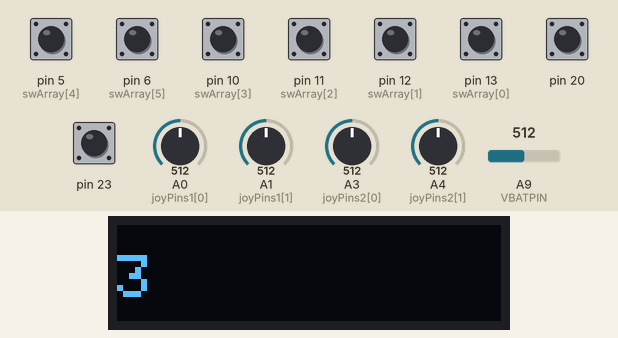
This program was run on a simulated Arduino Leonardo, built with avr-gcc and run on an emulated ATmega32U4. Shown: 128×32 one-colour display. Inputs (shaded band) come from the test bench; at power-on: pin 5 (swArray[4]), pin 6 (swArray[5]), pin 10 (swArray[3]), pin 11 (swArray[2]), pin 12 (swArray[1]), pin 13 (swArray[0]), pin 20, pin 23 HIGH, A9 (VBATPIN) = 512, A0 (joyPins1[0]) = 512, A1 (joyPins1[1]) = 512, A3 (joyPins2[0]) = 512, A4 (joyPins2[1]) = 512. USB keyboard and mouse output is not drawn.

Above: at 1.2 s.
1.3 s: A9 (VBATPIN) set to 716
At 2.0 s:
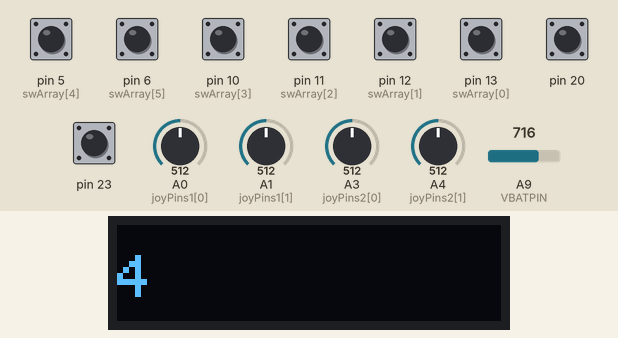
2.8 s: A9 (VBATPIN) set to 992
At 4.0 s:
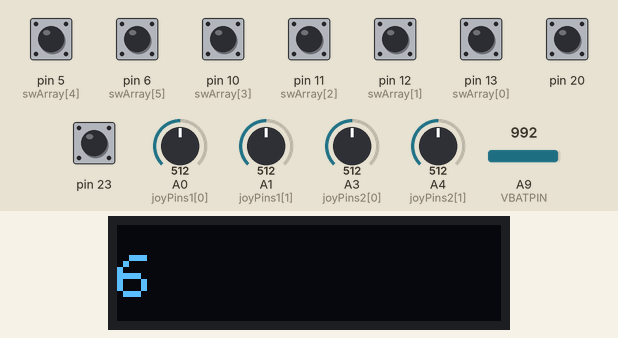
4.3 s: A9 (VBATPIN) set to 306
At 5.2 s:
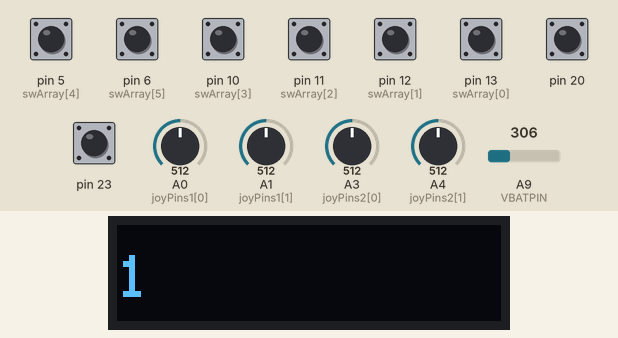
Timing chart, 0 to 7.3 s (numbered marks = the images above; inputs shaded):
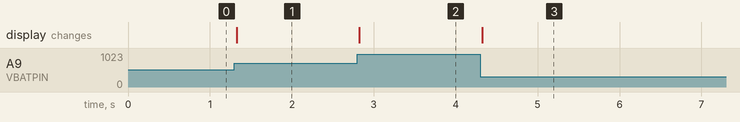

The program:

main.cpp
```cpp
#include "header.h"
#include "debounce.h"
#include "battery.h"
#include "joystick.h"
#include "accelerometer.h"

void setup()
{
  Serial.begin(9600);

  setupKeys();
  checkAllocation();
  setupJoystick();
  setupAccelerometer();
}

void loop()
{
  checkButton();
  Joystick();
  batteryDisplay();
  accelerometer();
}
```

accelerometer.h
```cpp
#ifndef ACCELEROMETER
#define ACCELEROMETER
/**
 * Set up accelerometer.
*/
void setupAccelerometer()
{
  display.clearDisplay();
  lis.setRange(LIS3DH_RANGE_4_G);
  lis.setClick(1, CLICKTHRESHHOLD);
}

/**
 * Check to see if the accelerometer is being moved to trigger an action in Stardew Valley.
*/
void accelerometer()
{
  uint8_t click = lis.getClick();
  if (click & 0x10)
  {
    for (int i = 0; i < 10; i++)
    {
      Keyboard.press('c');
    }
    Keyboard.release('c');
  }
  return;
}

#endif
```

battery.h
```cpp
#ifndef BATTERY
#define BATTERY

/**
 * Calculate battery voltage
 */
int batteryVoltage()
{
  measuredvbat = analogRead(VBATPIN);
  measuredvbat *= 2;   // multiply by 2 due to the voltage divider
  measuredvbat *= 3.3; // multiply by reference voltage
  measuredvbat /= 1024;
  return measuredvbat;
}

/**
 * Setup for the OLED display.
 */
void checkAllocation()
{
  if (!display.begin(SSD1306_SWITCHCAPVCC, 0x3C))
  {
    Serial.println(("SSD1306 allocation failed"));
    for (;;)
      ;
  }
}

/**
 * Display the battery voltage on the OLED display.
 */
void batteryDisplay()
{
  display.clearDisplay();

  display.setTextSize(2);
  display.setTextColor(WHITE);
  display.setCursor(0, 10);
  display.println(batteryVoltage());
  display.display();
}

#endif
```

debounce.h
```cpp
#ifndef DEBOUNCE
#define DEBOUNCE

/**
 * Set up each input pin that is connected to a button
 */
void setupKeys()
{
  for (int i = 0; i < 6; i++)
  {
    pinMode(swArray[i], INPUT_PULLUP);
  }

  Keyboard.begin();
}

/**
 * Read the current state of each switch.
 */
void readButtons()
{
  for (int i = 0; i < 6; i++)
  {
    swReading[i] = digitalRead(swArray[i]);
  }
}

/**
 * If the most recent reading is different from the last reading, start the debounce timer.
 */
void setDebounceTimer()
{
  for (int i = 0; i < 6; i++)
  {
    if (swReading[i] != lastswReading[i])
    {
      // switch the flag for the key to true
      activated[i] = true;
      debounceTimer[i] = millis();
    }
  }
}

/**
 * Check to see if any two keys have been activated if a combo flag isn't already HIGH.
 */
void checkCombo()
{
  if (activated[0] == true && activated[1] == true)
  {
    combo[0] = true;
  }
  else if (activated[2] == true && activated[3] == true)
  {
    combo[1] = true;
  }
  else if (activated[0] == true && activated[2] == true)
  {
    combo[2] = true;
  }
  else if (activated[1] == true && activated[3] == true)
  {
    combo[3] = true;
  }
}

/**
 * Code to debounce all 6 of the buttons
 */
void debounce()
{
  // if a combo flag is high
  if (combo[0] == true || combo[1] == true || combo[2] == true || combo[3] == true)
  {

    // button 1 and button 2 - just debounce button 1 - write 'F'
    if (combo[0] == true)
    {
      if ((millis() - debounceTimer[0]) > debounceThreshold)
      {
        if (swReading[0] != intState[0])
        {
          intState[0] = swReading[0];

          if (intState[0] == HIGH)
          {
            activated[0] = false;
            activated[1] = false;
            combo[0] = false;
            for (int k = 0; k < 10; k++)
            {
              Keyboard.press('f');
            }
          }
        }
      }
    }

    // button 3 and button 4 - just debounce button 3 - write 'Y'
    else if (combo[1] == true)
    {
      if ((millis() - debounceTimer[2]) > debounceThreshold)
      {
        if (swReading[2] != intState[2])
        {
          intState[2] = swReading[2];

          if (intState[2] == HIGH)
          {
            activated[2] = false;
            activated[3] = false;
            combo[1] = false;
            for (int k = 0; k < 10; k++)
            {
              Keyboard.press('y');
            }
          }
        }
      }
    }

    // button 1 and button 3 - just debounce button 1 - write 'Tab'
    else if (combo[2] == true)
    {
      if ((millis() - debounceTimer[0]) > debounceThreshold)
      {
        if (swReading[0] != intState[0])
        {
          intState[0] = swReading[0];

          if (intState[0] == HIGH)
          {
            activated[0] = false;
            activated[2] = false;
            combo[2] = false;
            for (int k = 0; k < 10; k++)
            {
              Keyboard.press(KEY_TAB);
            }
          }
        }
      }
    }

    // button 2 and button 4 - just debounce button 2 - write 'F'
    else if (combo[3] == true)
    {
      if ((millis() - debounceTimer[1]) > debounceThreshold)
      {
        if (swReading[1] != intState[1])
        {
          intState[1] = swReading[1];

          if (intState[1] == HIGH)
          {
            activated[1] = false;
            activated[3] = false;
            combo[3] = false;
            for (int k = 0; k < 10; k++)
            {
              Keyboard.press('f');
            }
          }
        }
      }
    }
  }

  // if a combo flag isn't high
  else
  {
    for (int i = 0; i < 6; i++)
    {
      // check if the time for the debounce has passed
      if ((millis() - debounceTimer[i]) > debounceThreshold)
      {

        // check if the current state is different from the intermediate state
        if (swReading[i] != intState[i])
        {
          // set the intermediate state equal to the prior reading
          intState[i] = swReading[i];

          // if the intermediate state is HIGH continue writing the keys
          if (intState[i] == HIGH)
          {

            // switch the flag for the key to false
            activated[i] = false;
            switch (i)
            {
            default:
              for (int k = 0; k < 10; k++)
              {
                Keyboard.press(keys[i]);
              }
              break;
            case 4:
              if (incrementer != 0)
              {
                incrementer -= 1;
                for (int k = 0; k < 10; k++)
                {
                  Keyboard.press(items[incrementer]);
                }
                break;
              }
            case 5:
              if (incrementer != 11)
              {
                incrementer += 1;
                for (int k = 0; k < 10; k++)
                {
                  Keyboard.press(items[incrementer]);
                }
                break;
              }
            }
          }
        }
      }
    }
  }
}

/**
 * set the current reading as the last reading before beginning the loop again
 */
void reassignStates()
{
  for (int i = 0; i < 6; i++)
  {
    lastswReading[i] = swReading[i];
  }
}

void releaseKeys()
{
  Keyboard.release('f');
  Keyboard.release('y');
  Keyboard.release(KEY_TAB);
  Keyboard.release('c');
  for (int i = 0; i < 6; i++)
  {
    Keyboard.release(keys[i]);
  }
  for (int i = 0; i < 12; i++)
  {
    Keyboard.release(items[i]);
  }
}

/**
 * Final loop to debounce all of the buttons.
 */
void checkButton()
{
  readButtons();
  setDebounceTimer();
  checkCombo();
  debounce();
  reassignStates();
  releaseKeys();
}

#endif
```

header.h
```cpp
#ifndef GLOBAL_VAR
#define GLOBAL_VAR

#include <Arduino.h>
#include <Keyboard.h>
#include <Mouse.h>
#include <Wire.h>
#include <Adafruit_GFX.h>
#include <Adafruit_SSD1306.h>
#include <Adafruit_LIS3DH.h>
#include <Adafruit_Sensor.h>

// DEBOUNCE VARIABLES
// set up switch pins
int swArray[6] = {13, 12, 11, 10, 5, 6};

// reading variables
int swReading[6];

// intermediate button states
int intState[6];

// past state of each button set to HIGH intiially
int lastswReading[6] = {HIGH, HIGH, HIGH, HIGH, HIGH, HIGH};

// debounce timer
unsigned long debounceTimer[6];

// threshold for debouncing
unsigned long debounceThreshold = 50;

// keys to press
int keys[6] = {'c', 'x', 'e', 'm', 0, 0};

int keyDelay = 500;

// setting up the variable that incrments and what it increments between
int items[12] = {'1', '2', '3', '4', '5', '6', '7', '8', '9', '0', '-', '='};
int incrementer = 0;

bool activated[6] = {false, false, false, false, false, false};
bool combo[4] = {false, false, false, false};


// BATTERY VARIABLES
#define VBATPIN A9
float measuredvbat = analogRead(VBATPIN);

#define SCREEN_WIDTH 128 // OLED display width, in pixels
#define SCREEN_HEIGHT 32 // OLED display height, in pixels
Adafruit_SSD1306 display(SCREEN_WIDTH, SCREEN_HEIGHT, &Wire, -1);

// JOYSTICK VARIABLES
int joyPins1 [2] = {A0, A1};
int joyPins2 [2] = {A3, A4};

float joy1[2];
float joy2[2];

int select1;
int select2;

int distance[2];
int reading;
int movement;

int mouse_range = 12;
int mouse_responseDelay = 5;
int mouse_threshold = 3;
int mouse_center = 6;

// ACCELEROMETER VARIABLES
Adafruit_LIS3DH lis = Adafruit_LIS3DH();
sensors_event_t event;
int prevLis;
#define CLICKTHRESHHOLD 80

#endif
```

joystick.h
```cpp
#ifndef WASD_JOYSTICK
#define WASD_JOYSTICK

/**
 * Setup the joysticks.
 */
void setupJoystick()
{
    for (int i = 0; i < 2; i++)
    {
        pinMode(joyPins1[i], INPUT_PULLUP);
    }
    for (int i = 0; i < 2; i++)
    {
        pinMode(joyPins2[i], INPUT_PULLUP);
    }

    // joystick select pins
    pinMode(20, INPUT_PULLUP);
    pinMode(23, INPUT_PULLUP);

    // start mouse
    Mouse.begin();
}

/**
 * Read values from the joysticks.
 */
void readJoystick()
{
    for (int i = 0; i < 2; i++)
    {
        joy1[i] = analogRead(joyPins1[i]);
    }

    for (int i = 0; i < 2; i++)
    {
        joy2[i] = analogRead(joyPins2[i]);
    }
    // joystick 1 select
    select1 = digitalRead(20);

    // joystick 2 select
    select2 = digitalRead(23);
}

/**
 * Input WASD based on joystick 1.
 */
void WASD()
{
    if (joy1[1] < 20)
    {
        Keyboard.release('w');
        Keyboard.press('s');
    }
    else if (joy1[1] > 1000)
    {
        Keyboard.release('s');
        Keyboard.press('w');
    }
    else
    {
        Keyboard.release('s');
        Keyboard.release('w');
    }

    if (joy1[0] < 20)
    {
        Keyboard.release('d');
        Keyboard.press('a');
    }
    else if (joy1[0] > 1000)
    {
        Keyboard.release('a');
        Keyboard.press('d');
    }
    else
    {
        Keyboard.release('a');
        Keyboard.release('d');
    }
}

/**
 * Calculate the amount of movement of the mouse based on joystick 2.
 */
void calculateMovement()
{
    for (int i = 0; i < 2; i++)
    {
        reading = map(joy2[i], 0, 1023, 0, 12);
        movement = reading - mouse_center;

        if (abs(movement) < mouse_threshold)
        {
            distance[i] = 0;
        }
        else
        {
            distance[i] = movement;
        }
    }
}

/**
 * Move the mouse nonlinearly based on input from joystick 2.
 */
void mouse()
{
    for (int i = 0; i < 2; i++)
    {
        if (distance[i] > 0)
            distance[i] = (int)pow(1.35, distance[i]);
        else if (distance[i] < 0)
            distance[i] = -(int)pow(1.35, -distance[i]);
    }

    Mouse.move(distance[0], -distance[1], 0);
}

/**
 * Click the mouse based on input from joystick 2.
 */
void mouseClick()
{
    if (select2 == LOW)
    {
        Mouse.press(MOUSE_LEFT);
    }
    else
    {
        Mouse.release(MOUSE_LEFT);
    }
}

/**
 * Final loop for both joystick's functionality.
 */
void Joystick()
{
    readJoystick();
    WASD();
    calculateMovement();
    mouse();
    mouseClick();
}

#endif
```

Measured:
- after the input at 1.3 s, the display: changes at once (image 1)
- after the input at 2.8 s, the display: changes at once (image 2)
- after the input at 4.3 s, the display: changes at once (image 3)
